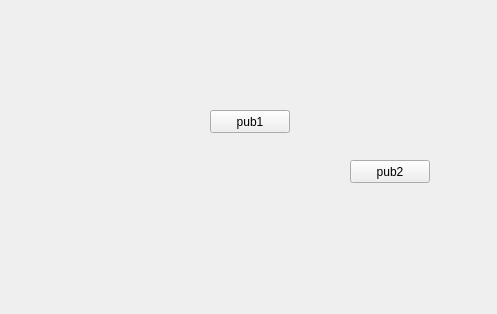
<?xml version="1.0" encoding="UTF-8"?>
<ui version="4.0">
 <class>MainWindow</class>
 <widget class="QMainWindow" name="MainWindow">
  <property name="geometry">
   <rect>
    <x>0</x>
    <y>0</y>
    <width>497</width>
    <height>314</height>
   </rect>
  </property>
  <property name="windowTitle">
   <string>Qt Test Window</string>
  </property>
  <widget class="QWidget" name="centralWidget">
   <widget class="QPushButton" name="button1">
    <property name="geometry">
     <rect>
      <x>210</x>
      <y>110</y>
      <width>80</width>
      <height>23</height>
     </rect>
    </property>
    <property name="text">
     <string>pub1</string>
    </property>
   </widget>
   <widget class="QPushButton" name="button2">
    <property name="geometry">
     <rect>
      <x>350</x>
      <y>160</y>
      <width>80</width>
      <height>23</height>
     </rect>
    </property>
    <property name="text">
     <string>pub2</string>
    </property>
   </widget>
  </widget>
 </widget>
 <resources/>
 <connections/>
</ui>
